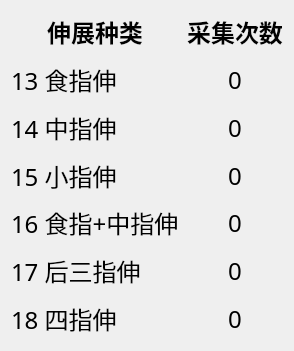
  <widget class="QWidget" name="horizontalLayoutWidget_3">
   <property name="geometry">
    <rect>
     <x>1000</x>
     <y>10</y>
     <width>281</width>
     <height>351</height>
    </rect>
   </property>
   <layout class="QHBoxLayout" name="DataCollection_2">
    <item>
     <layout class="QVBoxLayout" name="Gestures_2">
      <property name="leftMargin">
       <number>0</number>
      </property>
      <item>
       <widget class="QLabel" name="dataCategLabel_2">
        <property name="font">
         <font>
          <family>Adobe Devanagari</family>
          <pointsize>18</pointsize>
          <weight>75</weight>
          <bold>true</bold>
         </font>
        </property>
        <property name="text">
         <string>伸展种类</string>
        </property>
        <property name="alignment">
         <set>Qt::AlignCenter</set>
        </property>
       </widget>
      </item>
      <item>
       <widget class="QLabel" name="g13">
        <property name="font">
         <font>
          <family>AcadEref</family>
          <pointsize>18</pointsize>
         </font>
        </property>
        <property name="text">
         <string>13 食指伸</string>
        </property>
        <property name="alignment">
         <set>Qt::AlignLeading|Qt::AlignLeft|Qt::AlignVCenter</set>
        </property>
       </widget>
      </item>
      <item>
       <widget class="QLabel" name="g14">
        <property name="font">
         <font>
          <family>AcadEref</family>
          <pointsize>18</pointsize>
         </font>
        </property>
        <property name="text">
         <string>14 中指伸</string>
        </property>
        <property name="alignment">
         <set>Qt::AlignLeading|Qt::AlignLeft|Qt::AlignVCenter</set>
        </property>
       </widget>
      </item>
      <item>
       <widget class="QLabel" name="g15">
        <property name="font">
         <font>
          <family>AcadEref</family>
          <pointsize>18</pointsize>
         </font>
        </property>
        <property name="text">
         <string>15 小指伸</string>
        </property>
        <property name="alignment">
         <set>Qt::AlignLeading|Qt::AlignLeft|Qt::AlignVCenter</set>
        </property>
       </widget>
      </item>
      <item>
       <widget class="QLabel" name="g16">
        <property name="font">
         <font>
          <family>AcadEref</family>
          <pointsize>18</pointsize>
         </font>
        </property>
        <property name="text">
         <string>16 食指+中指伸</string>
        </property>
        <property name="alignment">
         <set>Qt::AlignLeading|Qt::AlignLeft|Qt::AlignVCenter</set>
        </property>
       </widget>
      </item>
      <item>
       <widget class="QLabel" name="g17">
        <property name="font">
         <font>
          <family>AcadEref</family>
          <pointsize>18</pointsize>
         </font>
        </property>
        <property name="text">
         <string>17 后三指伸</string>
        </property>
        <property name="alignment">
         <set>Qt::AlignLeading|Qt::AlignLeft|Qt::AlignVCenter</set>
        </property>
       </widget>
      </item>
      <item>
       <widget class="QLabel" name="g18">
        <property name="font">
         <font>
          <family>AcadEref</family>
          <pointsize>18</pointsize>
         </font>
        </property>
        <property name="text">
         <string>18 四指伸</string>
        </property>
        <property name="alignment">
         <set>Qt::AlignLeading|Qt::AlignLeft|Qt::AlignVCenter</set>
        </property>
       </widget>
      </item>
     </layout>
    </item>
    <item>
     <layout class="QVBoxLayout" name="Size_2">
      <property name="leftMargin">
       <number>2</number>
      </property>
      <item>
       <widget class="QLabel" name="dataNumLabel_2">
        <property name="font">
         <font>
          <family>Adobe Devanagari</family>
          <pointsize>18</pointsize>
          <weight>75</weight>
          <bold>true</bold>
         </font>
        </property>
        <property name="text">
         <string>采集次数</string>
        </property>
        <property name="alignment">
         <set>Qt::AlignCenter</set>
        </property>
       </widget>
      </item>
      <item>
       <widget class="QLabel" name="s13">
        <property name="font">
         <font>
          <family>AcadEref</family>
          <pointsize>18</pointsize>
         </font>
        </property>
        <property name="text">
         <string>0</string>
        </property>
        <property name="alignment">
         <set>Qt::AlignCenter</set>
        </property>
       </widget>
      </item>
      <item>
       <widget class="QLabel" name="s14">
        <property name="font">
         <font>
          <family>AcadEref</family>
          <pointsize>18</pointsize>
         </font>
        </property>
        <property name="text">
         <string>0</string>
        </property>
        <property name="alignment">
         <set>Qt::AlignCenter</set>
        </property>
       </widget>
      </item>
      <item>
       <widget class="QLabel" name="s15">
        <property name="font">
         <font>
          <family>AcadEref</family>
          <pointsize>18</pointsize>
         </font>
        </property>
        <property name="text">
         <string>0</string>
        </property>
        <property name="alignment">
         <set>Qt::AlignCenter</set>
        </property>
       </widget>
      </item>
      <item>
       <widget class="QLabel" name="s16">
        <property name="font">
         <font>
          <family>AcadEref</family>
          <pointsize>18</pointsize>
         </font>
        </property>
        <property name="text">
         <string>0</string>
        </property>
        <property name="alignment">
         <set>Qt::AlignCenter</set>
        </property>
       </widget>
      </item>
      <item>
       <widget class="QLabel" name="s17">
        <property name="font">
         <font>
          <family>AcadEref</family>
          <pointsize>18</pointsize>
         </font>
        </property>
        <property name="text">
         <string>0</string>
        </property>
        <property name="alignment">
         <set>Qt::AlignCenter</set>
        </property>
       </widget>
      </item>
      <item>
       <widget class="QLabel" name="s18">
        <property name="font">
         <font>
          <family>AcadEref</family>
          <pointsize>18</pointsize>
         </font>
        </property>
        <property name="text">
         <string>0</string>
        </property>
        <property name="alignment">
         <set>Qt::AlignCenter</set>
        </property>
       </widget>
      </item>
     </layout>
    </item>
   </layout>
  </widget>
